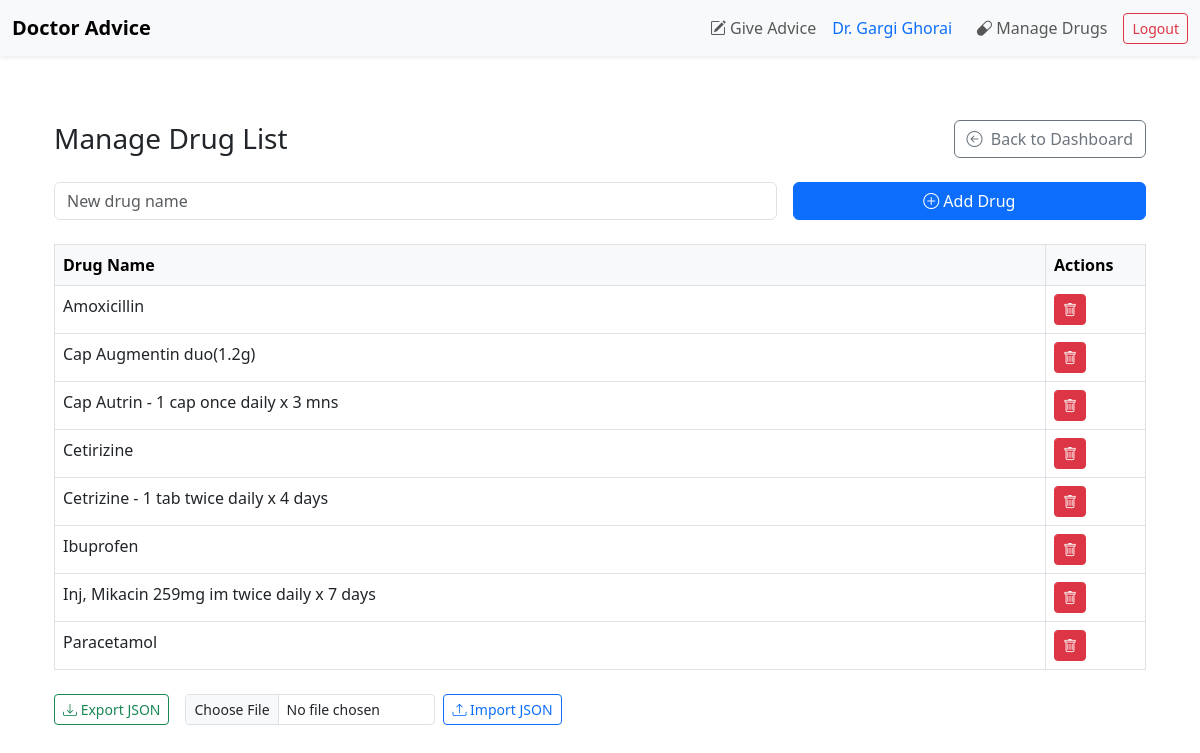
/admin/drugs (signed in), run on the app's committed database.
### app.py (models this page shows)
class Doctor(UserMixin, db.Model):
    id = db.Column(db.Integer, primary_key=True)
    name = db.Column(db.String(100))
    username = db.Column(db.String(100), unique=True)
    password = db.Column(db.String(100))

class Drug(db.Model):
    id = db.Column(db.Integer, primary_key=True)
    name = db.Column(db.String(100), unique=True)

### app.py (the view)
@app.route('/admin/drugs')
@login_required
def manage_drugs():
    drugs = Drug.query.order_by(Drug.name).all()
    return render_template("admin_drugs.html", drugs=drugs)

### app.py (called while the page is built)
@login_manager.user_loader
def load_user(user_id):
    return Doctor.query.get(int(user_id))

### templates/admin_drugs.html (shortened to what this page needs)
{% extends "base.html" %}
{% block content %}
<div class="container mt-4">
  <div class="d-flex justify-content-between align-items-center mb-4">
    <h3 class="mb-0">Manage Drug List</h3>
    <a href="{{ url_for('dashboard') }}" class="btn btn-outline-secondary">
      <i class="bi bi-arrow-left-circle me-1"></i> Back to Dashboard
    </a>
  </div>
  <form method="POST" action="{{ url_for('add_drug') }}" class="row g-3 mb-4">
    <div class="col-md-8">
      <input type="text" name="name" class="form-control" placeholder="New drug name" required>
    </div>
    <div class="col-md-4">
      <button type="submit" class="btn btn-primary w-100">
        <i class="bi bi-plus-circle"></i> Add Drug
      </button>
    </div>
  </form>
  {% if drugs %}
    <table class="table table-bordered table-hover">
      <thead class="table-light">
        <tr>
          <th>Drug Name</th>
          <th style="width: 100px;">Actions</th>
        </tr>
      </thead>
      <tbody>
        {% for drug in drugs %}
          <tr>
            <td>{{ drug.name }}</td>
            <td>
              <form method="POST" action="{{ url_for('delete_drug', drug_id=drug.id) }}">
                <button type="submit" class="btn btn-sm btn-danger">
                  <i class="bi bi-trash"></i>
                </button>
              </form>
            </td>
          </tr>
        {% endfor %}
      </tbody>
    </table>
  {% else %}
    <p class="text-muted">No drugs available.</p>
  {% endif %}
  <div class="mt-4 d-flex align-items-center gap-3">
    <a href="{{ url_for('export_drugs') }}" class="btn btn-outline-success btn-sm">
      <i class="bi bi-download"></i> Export JSON
    </a>
    <form method="POST" action="{{ url_for('import_drugs') }}"
     enctype="multipart/form-data"
     class="d-flex align-items-center gap-2">
      <input type="file" name="file" accept=".json" required class="form-control form-control-sm" style="max-width: 250px;">
      <button type="submit" class="btn btn-outline-primary btn-sm">
        <i class="bi bi-upload"></i> Import JSON
      </button>
    </form>
  </div>
</div>
{% endblock %}

### templates/base.html (shortened to what this page needs)
<!DOCTYPE html>
<html lang="en">
<head>
  <link href="https://cdn.jsdelivr.net/npm/bootstrap@5.3.0/dist/css/bootstrap.min.css" rel="stylesheet">
  <link href="https://cdn.jsdelivr.net/npm/bootstrap-icons@1.10.5/font/bootstrap-icons.css" rel="stylesheet">
</head>
<body>
<nav class="navbar navbar-expand-lg navbar-light bg-light shadow-sm mb-3">
  <div class="container-fluid">
    <a class="navbar-brand fw-semibold" href="{{ url_for('dashboard') }}">Doctor Advice</a>
    <div class="collapse navbar-collapse justify-content-end" id="navbarNav">
      <ul class="navbar-nav align-items-center">
        {% if current_user.is_authenticated %}
        <li class="nav-item me-2">
    <a class="nav-link" href="{{ url_for('give_advice') }}">
      <i class="bi bi-pencil-square"></i> Give Advice
    </a>
  </li>
          <li class="nav-item me-3">
            <span class="navbar-text text-primary">
              Dr. {{ current_user.name }}
            </span>
          </li>
          <li class="nav-item me-2">
            <a class="nav-link" href="{{ url_for('manage_drugs') }}">
              <i class="bi bi-capsule"></i> Manage Drugs
            </a>
          </li>
          <li class="nav-item">
            <a class="btn btn-sm btn-outline-danger" href="{{ url_for('logout') }}">
              Logout
            </a>
          </li>
        {% endif %}
      </ul>
    </div>
  </div>
</nav>
<div class="container py-4">
  {% block content %}{% endblock %}
</div>
</body>
</html>

### data on the page
Doctor: name "Gargi Ghorai"
Drug: name "Amoxicillin"
Drug: name "Cap Augmentin duo(1.2g)"
Drug: name "Cap Autrin - 1 cap once daily x 3 mns"
Drug: name "Cetirizine"
Drug: name "Cetrizine - 1 tab twice daily x 4 days"
Drug: name "Ibuprofen"
Drug: name "Inj, Mikacin 259mg im twice daily x 7 days"
Drug: name "Paracetamol"
